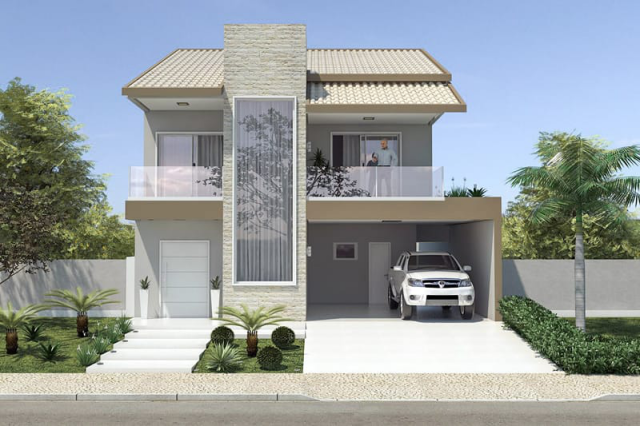
#> input picture Descriptores/casa.png, 640 x 426 px
$ python pruebaSift.py
#> lines starting #> are read from the running program, lines starting #| are printed output that depends on the picture; after the words box and inside, x2 and y2 are one past the last pixel; in counts of white or black regions, pixels touching at a corner belong together
import cv2 as cv
import numpy as np

img = cv.imread('casa.png')
#> img is the input picture: shape (426, 640, 3); mean B, G, R 159.2, 158.4, 151.7
gray= cv.cvtColor(img,cv.COLOR_BGR2GRAY)
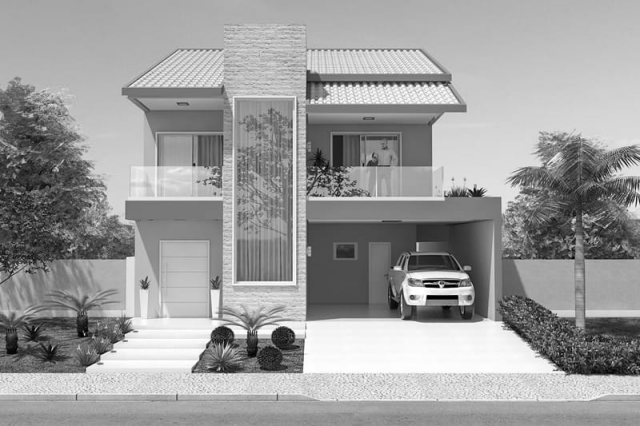
#> gray: shape (426, 640); min 0, max 255, mean 156.5

sift = cv.xfeatures2d.SIFT_create()
kp, des = sift.detectAndCompute(gray,None)
#> kp = 1942 keypoints; strongest (x, y, size): (429, 297, 3.7), (437, 286, 2.6), (427, 286, 2.3), (412, 297, 3.7)

cv.drawKeypoints(gray, kp, img, flags=cv.DRAW_MATCHES_FLAGS_DRAW_RICH_KEYPOINTS)
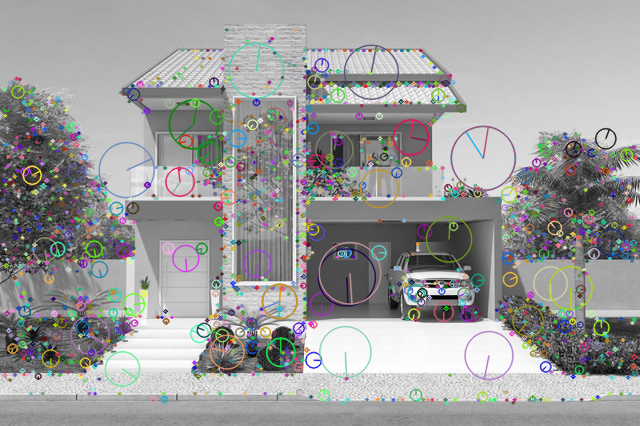
#> img: shape (426, 640, 3); mean B, G, R 155.5, 156, 155.7
cv.imshow('Sift', img)

while(1):
    #Salir con ESC
    tecla = cv.waitKey(5) & 0xFF
#> (key Esc is pressed here)
    if tecla == 27:
        break

cv.destroyAllWindows()

$ run again, with Descriptores/comparador.jpg saved as Descriptores/casa.png
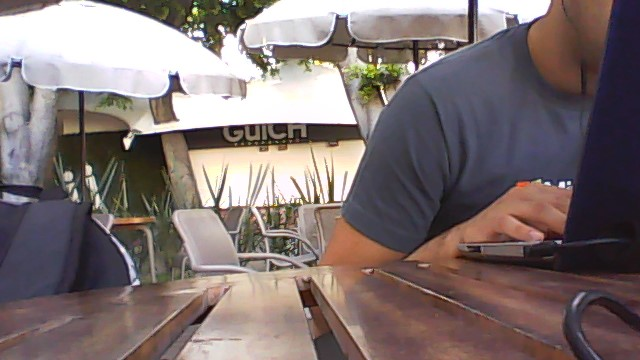
#> input picture Descriptores/comparador.jpg, 640 x 360 px
#> img is the input picture: shape (360, 640, 3); mean B, G, R 113.2, 114.1, 126.9
#> `gray= cv.cvtColor(img,cv.COLOR_BGR2GRAY)`:
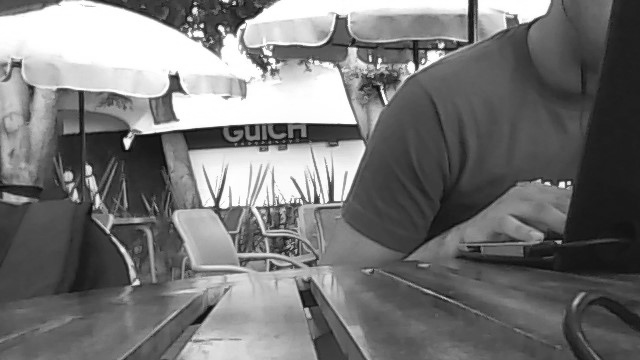
#> gray: shape (360, 640); min 8, max 255, mean 117.8
#> kp = 1314 keypoints; strongest (x, y, size): (127, 142, 6.1), (221, 28, 3.9), (195, 10, 3.9), (202, 26, 2.6)
#> `cv.drawKeypoints(gray, kp, img, flags=cv.DRAW_MATCHES_FLAGS_DRAW_RICH_..`:
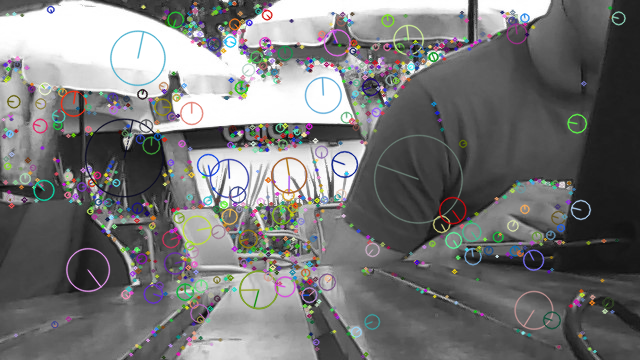
#> img: shape (360, 640, 3); mean B, G, R 117.8, 117.8, 117.8
